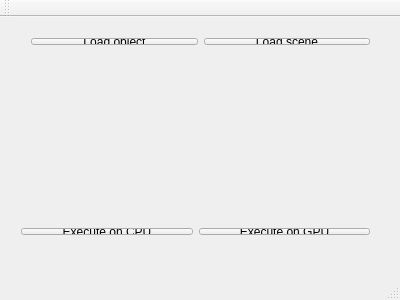
<?xml version="1.0" encoding="UTF-8"?>
<ui version="4.0">
 <class>MainWindow</class>
 <widget class="QMainWindow" name="MainWindow">
  <property name="geometry">
   <rect>
    <x>0</x>
    <y>0</y>
    <width>400</width>
    <height>300</height>
   </rect>
  </property>
  <property name="windowTitle">
   <string>MainWindow</string>
  </property>
  <widget class="QWidget" name="centralWidget">
   <widget class="QWidget" name="">
    <property name="geometry">
     <rect>
      <x>10</x>
      <y>200</y>
      <width>371</width>
      <height>29</height>
     </rect>
    </property>
    <layout class="QHBoxLayout" name="horizontalLayout">
     <item>
      <widget class="QPushButton" name="pushButtonCpu">
       <property name="text">
        <string>Execute on CPU</string>
       </property>
      </widget>
     </item>
     <item>
      <widget class="QPushButton" name="pushButtonGpu">
       <property name="text">
        <string>Execute on GPU</string>
       </property>
      </widget>
     </item>
    </layout>
   </widget>
   <widget class="QWidget" name="">
    <property name="geometry">
     <rect>
      <x>20</x>
      <y>10</y>
      <width>361</width>
      <height>29</height>
     </rect>
    </property>
    <layout class="QHBoxLayout" name="horizontalLayout_2">
     <item>
      <widget class="QPushButton" name="pushButtonSourceImage">
       <property name="text">
        <string>Load object</string>
       </property>
      </widget>
     </item>
     <item>
      <widget class="QPushButton" name="pushButtonSceneImage">
       <property name="text">
        <string>Load scene</string>
       </property>
      </widget>
     </item>
    </layout>
   </widget>
  </widget>
  <widget class="QMenuBar" name="menuBar">
   <property name="geometry">
    <rect>
     <x>0</x>
     <y>0</y>
     <width>400</width>
     <height>25</height>
    </rect>
   </property>
  </widget>
  <widget class="QToolBar" name="mainToolBar">
   <attribute name="toolBarArea">
    <enum>TopToolBarArea</enum>
   </attribute>
   <attribute name="toolBarBreak">
    <bool>false</bool>
   </attribute>
  </widget>
  <widget class="QStatusBar" name="statusBar"/>
 </widget>
 <layoutdefault spacing="6" margin="11"/>
 <resources/>
 <connections/>
</ui>
